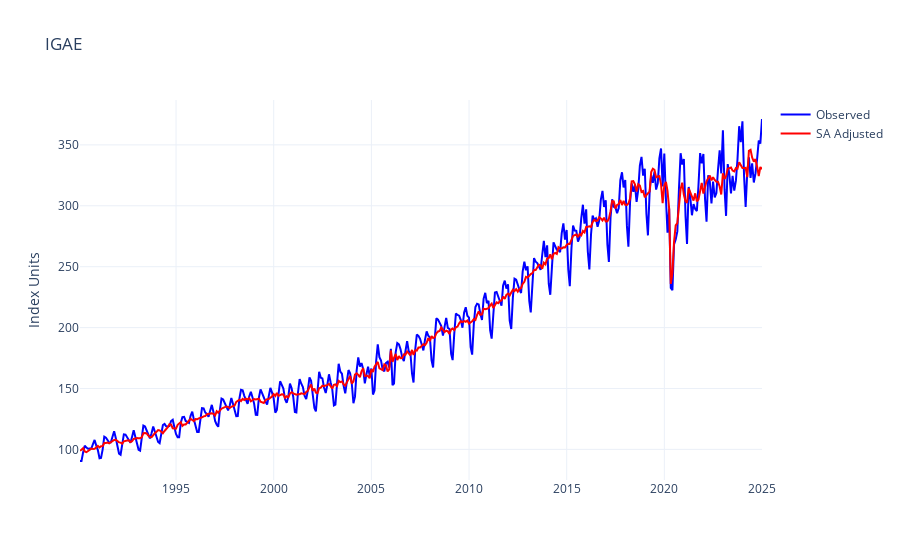

The notebook cell saved with this chart:
### Code cell
fig = go.Figure()
fig.add_trace(go.Scatter(x=igae_ipc.index, y=igae_ipc['igae'], mode='lines', name='Observed', line=dict(color='blue')))
fig.add_trace(go.Scatter(x=igae_ipc.index, y=igae_ipc['igae_sa'], mode='lines', name='SA Adjusted', line=dict(color='red')))
fig.update_layout(
    title='IGAE',
    xaxis_title='',
    yaxis_title='Index Units',
    legend_title='',
    template='plotly_white'
)
fig.show()

### Figure 1 — Plotly figure (JSON) as saved in the notebook; plotly's stock layout.template omitted (floating-point values rounded to 4 significant figures; data arrays with more than 128 entries replaced by an {"elided": "..."} marker saying what was removed)
{"data": [{"line": {"color": "blue"}, "mode": "lines", "name": "Observed", "type": "scatter", "x": {"elided": "420 str values"}, "y": {"elided": "420 float values"}}, {"line": {"color": "red"}, "mode": "lines", "name": "SA Adjusted", "type": "scatter", "x": {"elided": "420 str values"}, "y": {"elided": "420 float values"}}], "layout": {"legend": {"title": {"text": ""}}, "title": {"text": "IGAE"}, "xaxis": {"title": {"text": ""}}, "yaxis": {"title": {"text": "Index Units"}}}}
